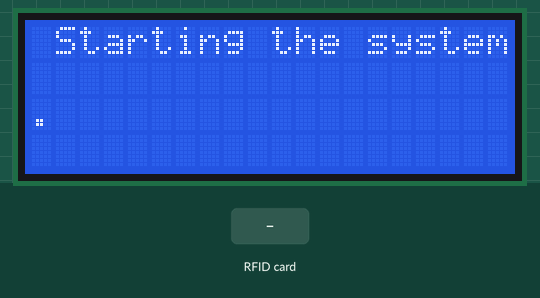
Simulated run of this sketch. Board: ESP8266 (NodeMCU). On the bench: 20×4 character LCD. The inputs (shaded band) are chosen by the test bench. What the sketch prints to the serial monitor is not drawn.

Above: at 1.3 s.
1.4 s: RFID card 5E 7A 19 C4 held to the reader
At 2.7 s:
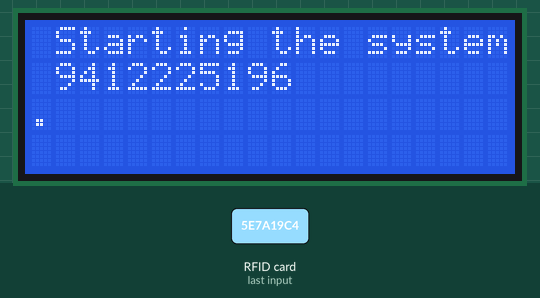
Timing chart, 0 to 4.4 s (numbered marks = the images above; inputs shaded):
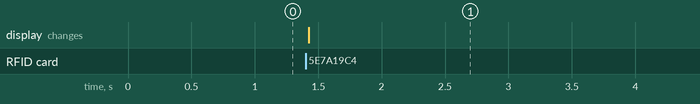

Measured:
- after the input at 1.4 s, the display: changes at once (image 1)

The sketch:

PRINTuidonlcd.ino
```cpp
#include <Wire.h>
#include <LiquidCrystal_I2C.h>
#include <SPI.h>
#include <MFRC522.h>
//kaam karay bro
constexpr uint8_t RST_PIN = D3;     // Configurable, see typical pin layout above
constexpr uint8_t SS_PIN = D4;

MFRC522 rfid(D4, D3); // SS_PIN, RST_PIN
MFRC522::MIFARE_Key key;
String tag;

// Construct an LCD object and pass it the
// I2C address, width (in characters) and
// height (in characters). Depending on the
// Actual device, the IC2 address may change.
LiquidCrystal_I2C lcd(0x27,20,4);

void setup() {

  // The begin call takes the width and height. This
  // Should match the number provided to the constructor.
  // lcd.begin(16,2);
  lcd.init();
  Serial.begin(9600);
  SPI.begin();
  rfid.PCD_Init();
  // Turn on the backlight.
  lcd.backlight();
  Serial.println("start");
  lcd.setCursor(1, 0);

  lcd.print("Starting the system.");
  // Move the cursor characters to the right and
  // zero characters down (line 1).
  // lcd.setCursor(5, 0);

  // Print HELLO to the screen, starting at 5,0.
  // lcd.print("HELLO");

  // Move the cursor to the next line and print
  // WORLD.
  // lcd.setCursor(5, 1);
  // lcd.print("WORLD");
}

void loop() {
  if ( ! rfid.PICC_IsNewCardPresent())
    return;
  if (rfid.PICC_ReadCardSerial()) {
    for (byte i = 0; i < 4; i++) {
      tag += rfid.uid.uidByte[i];
    }
    lcd.setCursor(1, 1);

  // Print HELLO to the screen, starting at 5,0.
    lcd.print(tag);
    Serial.println(tag);
    tag = "";
    rfid.PICC_HaltA();
    rfid.PCD_StopCrypto1();
  }
}
```
